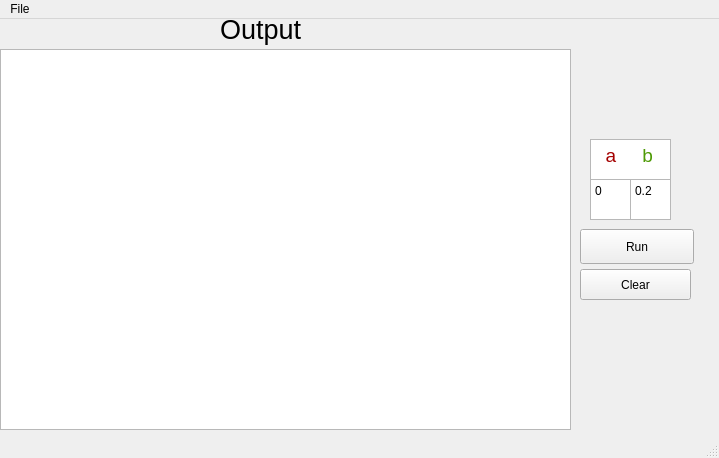
<?xml version="1.0" encoding="UTF-8"?>
<ui version="4.0">
 <class>MainWindow</class>
 <widget class="QMainWindow" name="MainWindow">
  <property name="geometry">
   <rect>
    <x>0</x>
    <y>0</y>
    <width>719</width>
    <height>458</height>
   </rect>
  </property>
  <property name="windowTitle">
   <string>MainWindow</string>
  </property>
  <widget class="QWidget" name="centralwidget">
   <widget class="QLabel" name="label">
    <property name="geometry">
     <rect>
      <x>260</x>
      <y>130</y>
      <width>85</width>
      <height>27</height>
     </rect>
    </property>
    <property name="text">
     <string/>
    </property>
   </widget>
   <widget class="QPlainTextEdit" name="bParamEdit">
    <property name="geometry">
     <rect>
      <x>630</x>
      <y>160</y>
      <width>41</width>
      <height>41</height>
     </rect>
    </property>
    <property name="plainText">
     <string>0.2</string>
    </property>
   </widget>
   <widget class="QPlainTextEdit" name="aParamEdit">
    <property name="geometry">
     <rect>
      <x>590</x>
      <y>160</y>
      <width>41</width>
      <height>41</height>
     </rect>
    </property>
    <property name="plainText">
     <string>0</string>
    </property>
   </widget>
   <widget class="QTextBrowser" name="textBrowser_2">
    <property name="geometry">
     <rect>
      <x>590</x>
      <y>120</y>
      <width>81</width>
      <height>41</height>
     </rect>
    </property>
    <property name="html">
     <string>&lt;!DOCTYPE HTML PUBLIC &quot;-//W3C//DTD HTML 4.0//EN&quot; &quot;http://www.w3.org/TR/REC-html40/strict.dtd&quot;&gt;
&lt;html&gt;&lt;head&gt;&lt;meta name=&quot;qrichtext&quot; content=&quot;1&quot; /&gt;&lt;style type=&quot;text/css&quot;&gt;
p, li { white-space: pre-wrap; }
&lt;/style&gt;&lt;/head&gt;&lt;body style=&quot; font-family:'Noto Sans'; font-size:9pt; font-weight:400; font-style:normal;&quot;&gt;
&lt;p style=&quot; margin-top:0px; margin-bottom:0px; margin-left:0px; margin-right:0px; -qt-block-indent:0; text-indent:0px;&quot;&gt;&lt;span style=&quot; font-size:14pt; color:#a40000;&quot;&gt;  a&lt;/span&gt;&lt;span style=&quot; font-size:14pt;&quot;&gt;     &lt;/span&gt;&lt;span style=&quot; font-size:14pt; color:#4e9a06;&quot;&gt;b&lt;/span&gt;&lt;/p&gt;&lt;/body&gt;&lt;/html&gt;</string>
    </property>
   </widget>
   <widget class="QPushButton" name="pushButton">
    <property name="geometry">
     <rect>
      <x>580</x>
      <y>210</y>
      <width>114</width>
      <height>35</height>
     </rect>
    </property>
    <property name="text">
     <string>Run</string>
    </property>
   </widget>
   <widget class="QLabel" name="label_2">
    <property name="geometry">
     <rect>
      <x>220</x>
      <y>-10</y>
      <width>151</width>
      <height>41</height>
     </rect>
    </property>
    <property name="font">
     <font>
      <pointsize>20</pointsize>
     </font>
    </property>
    <property name="text">
     <string>Output</string>
    </property>
   </widget>
   <widget class="QPlainTextEdit" name="plainTextEdit">
    <property name="geometry">
     <rect>
      <x>0</x>
      <y>30</y>
      <width>571</width>
      <height>381</height>
     </rect>
    </property>
   </widget>
   <widget class="QPushButton" name="pushButton_2">
    <property name="geometry">
     <rect>
      <x>580</x>
      <y>250</y>
      <width>111</width>
      <height>31</height>
     </rect>
    </property>
    <property name="text">
     <string>Clear</string>
    </property>
   </widget>
   <zorder>label</zorder>
   <zorder>bParamEdit</zorder>
   <zorder>aParamEdit</zorder>
   <zorder>textBrowser_2</zorder>
   <zorder>pushButton</zorder>
   <zorder>plainTextEdit</zorder>
   <zorder>label_2</zorder>
   <zorder>pushButton_2</zorder>
  </widget>
  <widget class="QMenuBar" name="menubar">
   <property name="geometry">
    <rect>
     <x>0</x>
     <y>0</y>
     <width>719</width>
     <height>22</height>
    </rect>
   </property>
   <widget class="QMenu" name="menu">
    <property name="title">
     <string>File</string>
    </property>
    <addaction name="actionExit"/>
   </widget>
   <addaction name="menu"/>
  </widget>
  <widget class="QStatusBar" name="statusbar"/>
  <action name="actionExit">
   <property name="text">
    <string>Exit</string>
   </property>
  </action>
 </widget>
 <resources/>
 <connections/>
</ui>
